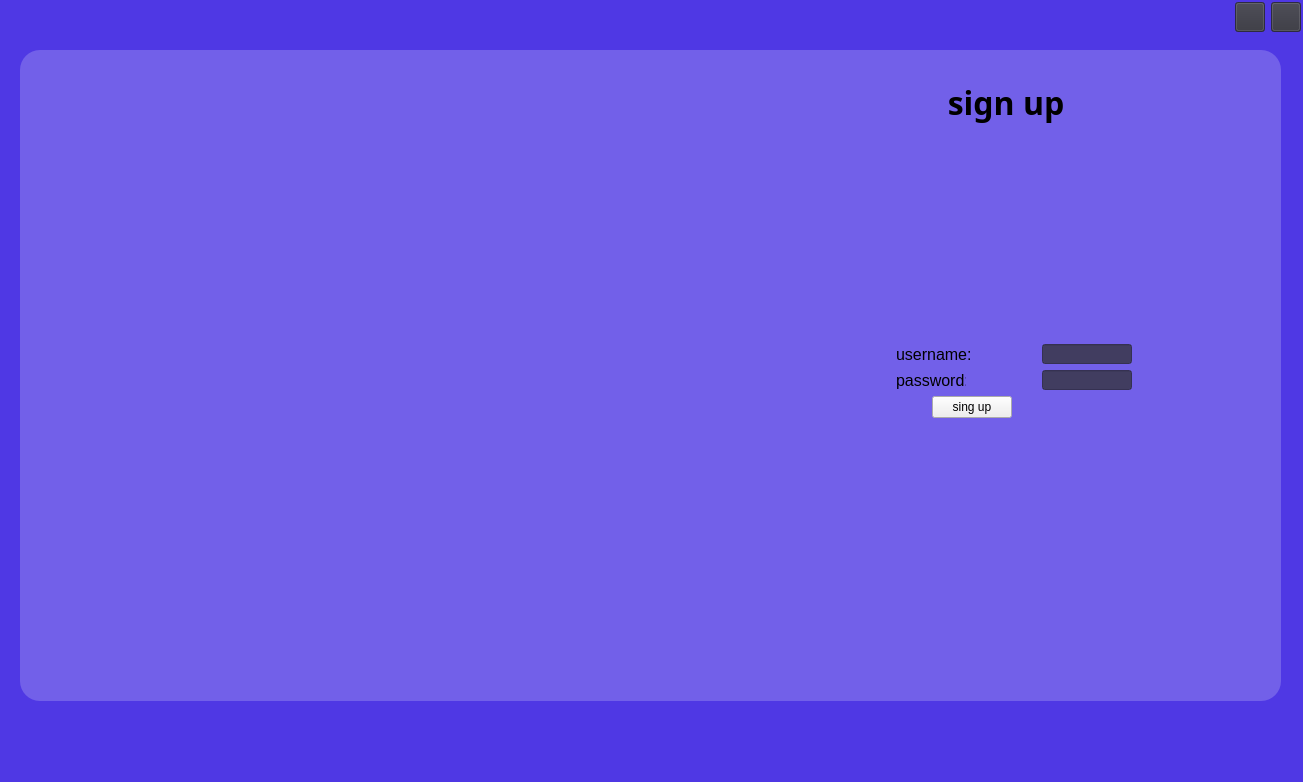
<?xml version="1.0" encoding="UTF-8"?>
<ui version="4.0">
 <class>Form2</class>
 <widget class="QWidget" name="Form2">
  <property name="geometry">
   <rect>
    <x>0</x>
    <y>0</y>
    <width>1303</width>
    <height>782</height>
   </rect>
  </property>
  <property name="windowTitle">
   <string>Form</string>
  </property>
  <property name="styleSheet">
   <string notr="true">#Form2
{
 background-color:#4f38e4;
}</string>
  </property>
  <widget class="QWidget" name="layoutWidget_2">
   <property name="geometry">
    <rect>
     <x>0</x>
     <y>0</y>
     <width>1301</width>
     <height>34</height>
    </rect>
   </property>
   <layout class="QVBoxLayout" name="verticalLayout">
    <property name="leftMargin">
     <number>0</number>
    </property>
    <property name="rightMargin">
     <number>0</number>
    </property>
    <item>
     <layout class="QHBoxLayout" name="horizontalLayout">
      <property name="topMargin">
       <number>0</number>
      </property>
      <item>
       <spacer name="horizontalSpacer">
        <property name="orientation">
         <enum>Qt::Horizontal</enum>
        </property>
        <property name="sizeHint" stdset="0">
         <size>
          <width>40</width>
          <height>20</height>
         </size>
        </property>
       </spacer>
      </item>
      <item>
       <widget class="QPushButton" name="pushButton_2">
        <property name="minimumSize">
         <size>
          <width>30</width>
          <height>30</height>
         </size>
        </property>
        <property name="maximumSize">
         <size>
          <width>30</width>
          <height>30</height>
         </size>
        </property>
        <property name="styleSheet">
         <string notr="true"> background-color: rgba(52, 52, 61, 0.8);</string>
        </property>
        <property name="text">
         <string/>
        </property>
        <property name="icon">
         <iconset resource="sources3.qrc">
          <normaloff>:/icon3/minimize-icon-23799.png</normaloff>:/icon3/minimize-icon-23799.png</iconset>
        </property>
       </widget>
      </item>
      <item>
       <widget class="QPushButton" name="pushButton">
        <property name="maximumSize">
         <size>
          <width>30</width>
          <height>30</height>
         </size>
        </property>
        <property name="styleSheet">
         <string notr="true">#pushButton
{
 background-color: rgba(52, 52, 61, 0.8);
}
#pushButton:hover
{
background-color:red;
}</string>
        </property>
        <property name="text">
         <string/>
        </property>
        <property name="icon">
         <iconset resource="sources2.qrc">
          <normaloff>:/icons/close-icon.png</normaloff>:/icons/close-icon.png</iconset>
        </property>
       </widget>
      </item>
     </layout>
    </item>
   </layout>
  </widget>
  <widget class="QLabel" name="label_5">
   <property name="geometry">
    <rect>
     <x>20</x>
     <y>50</y>
     <width>1261</width>
     <height>651</height>
    </rect>
   </property>
   <property name="styleSheet">
    <string notr="true">#label_5
{
 background-color:rgba(255,255,255,0.2);
 border-image: url(:/image3/2.png);
 border-radius: 20px;

}
</string>
   </property>
   <property name="text">
    <string/>
   </property>
  </widget>
  <widget class="QWidget" name="layoutWidget">
   <property name="geometry">
    <rect>
     <x>700</x>
     <y>80</y>
     <width>543</width>
     <height>551</height>
    </rect>
   </property>
   <layout class="QVBoxLayout" name="verticalLayout_3">
    <item>
     <layout class="QHBoxLayout" name="horizontalLayout_3">
      <property name="leftMargin">
       <number>0</number>
      </property>
      <property name="rightMargin">
       <number>0</number>
      </property>
      <item>
       <spacer name="horizontalSpacer_4">
        <property name="orientation">
         <enum>Qt::Horizontal</enum>
        </property>
        <property name="sizeType">
         <enum>QSizePolicy::Fixed</enum>
        </property>
        <property name="sizeHint" stdset="0">
         <size>
          <width>40</width>
          <height>20</height>
         </size>
        </property>
       </spacer>
      </item>
      <item>
       <layout class="QVBoxLayout" name="verticalLayout_2">
        <property name="leftMargin">
         <number>0</number>
        </property>
        <property name="rightMargin">
         <number>0</number>
        </property>
        <item>
         <widget class="QLabel" name="label_6">
          <property name="font">
           <font>
            <family>Nazanin</family>
            <pointsize>24</pointsize>
            <weight>75</weight>
            <bold>true</bold>
           </font>
          </property>
          <property name="styleSheet">
           <string notr="true">color:black;</string>
          </property>
          <property name="text">
           <string>                         sign up </string>
          </property>
         </widget>
        </item>
        <item>
         <spacer name="verticalSpacer_2">
          <property name="orientation">
           <enum>Qt::Vertical</enum>
          </property>
          <property name="sizeHint" stdset="0">
           <size>
            <width>20</width>
            <height>40</height>
           </size>
          </property>
         </spacer>
        </item>
        <item>
         <layout class="QHBoxLayout" name="horizontalLayout_4">
          <property name="leftMargin">
           <number>0</number>
          </property>
          <property name="topMargin">
           <number>0</number>
          </property>
          <property name="rightMargin">
           <number>0</number>
          </property>
          <item>
           <spacer name="horizontalSpacer_8">
            <property name="orientation">
             <enum>Qt::Horizontal</enum>
            </property>
            <property name="sizeType">
             <enum>QSizePolicy::Fixed</enum>
            </property>
            <property name="sizeHint" stdset="0">
             <size>
              <width>20</width>
              <height>20</height>
             </size>
            </property>
           </spacer>
          </item>
          <item>
           <widget class="QLabel" name="label">
            <property name="maximumSize">
             <size>
              <width>30</width>
              <height>16777215</height>
             </size>
            </property>
            <property name="styleSheet">
             <string notr="true">#label
{
border-image: url(:/icon3/icon_password.png);
}</string>
            </property>
            <property name="text">
             <string/>
            </property>
           </widget>
          </item>
          <item>
           <widget class="QLabel" name="label_2">
            <property name="maximumSize">
             <size>
              <width>80</width>
              <height>20</height>
             </size>
            </property>
            <property name="font">
             <font>
              <pointsize>12</pointsize>
             </font>
            </property>
            <property name="text">
             <string>username:</string>
            </property>
           </widget>
          </item>
          <item>
           <spacer name="horizontalSpacer_6">
            <property name="orientation">
             <enum>Qt::Horizontal</enum>
            </property>
            <property name="sizeType">
             <enum>QSizePolicy::Fixed</enum>
            </property>
            <property name="sizeHint" stdset="0">
             <size>
              <width>10</width>
              <height>20</height>
             </size>
            </property>
           </spacer>
          </item>
          <item>
           <widget class="QLineEdit" name="username1">
            <property name="minimumSize">
             <size>
              <width>90</width>
              <height>0</height>
             </size>
            </property>
            <property name="maximumSize">
             <size>
              <width>90</width>
              <height>20</height>
             </size>
            </property>
            <property name="styleSheet">
             <string notr="true"> background-color: rgba(52, 52, 61, 0.8);
color:white;</string>
            </property>
           </widget>
          </item>
          <item>
           <spacer name="horizontalSpacer_7">
            <property name="orientation">
             <enum>Qt::Horizontal</enum>
            </property>
            <property name="sizeType">
             <enum>QSizePolicy::Fixed</enum>
            </property>
            <property name="sizeHint" stdset="0">
             <size>
              <width>20</width>
              <height>20</height>
             </size>
            </property>
           </spacer>
          </item>
         </layout>
        </item>
        <item>
         <layout class="QHBoxLayout" name="horizontalLayout_5">
          <property name="leftMargin">
           <number>0</number>
          </property>
          <property name="topMargin">
           <number>0</number>
          </property>
          <property name="rightMargin">
           <number>0</number>
          </property>
          <item>
           <spacer name="horizontalSpacer_9">
            <property name="orientation">
             <enum>Qt::Horizontal</enum>
            </property>
            <property name="sizeType">
             <enum>QSizePolicy::Fixed</enum>
            </property>
            <property name="sizeHint" stdset="0">
             <size>
              <width>20</width>
              <height>20</height>
             </size>
            </property>
           </spacer>
          </item>
          <item>
           <widget class="QLabel" name="label_4">
            <property name="maximumSize">
             <size>
              <width>30</width>
              <height>16777215</height>
             </size>
            </property>
            <property name="styleSheet">
             <string notr="true">#label_4
{
border-image: url(:/icon3/icon_username.png);
}
</string>
            </property>
            <property name="text">
             <string/>
            </property>
           </widget>
          </item>
          <item>
           <widget class="QLabel" name="label_3">
            <property name="maximumSize">
             <size>
              <width>70</width>
              <height>20</height>
             </size>
            </property>
            <property name="font">
             <font>
              <pointsize>12</pointsize>
              <weight>50</weight>
              <bold>false</bold>
             </font>
            </property>
            <property name="text">
             <string>password:</string>
            </property>
           </widget>
          </item>
          <item>
           <spacer name="horizontalSpacer_10">
            <property name="orientation">
             <enum>Qt::Horizontal</enum>
            </property>
            <property name="sizeType">
             <enum>QSizePolicy::Fixed</enum>
            </property>
            <property name="sizeHint" stdset="0">
             <size>
              <width>20</width>
              <height>20</height>
             </size>
            </property>
           </spacer>
          </item>
          <item>
           <widget class="QLineEdit" name="password1">
            <property name="minimumSize">
             <size>
              <width>90</width>
              <height>0</height>
             </size>
            </property>
            <property name="maximumSize">
             <size>
              <width>90</width>
              <height>20</height>
             </size>
            </property>
            <property name="styleSheet">
             <string notr="true"> background-color: rgba(52, 52, 61, 0.8);
color:white;</string>
            </property>
           </widget>
          </item>
          <item>
           <spacer name="horizontalSpacer_11">
            <property name="orientation">
             <enum>Qt::Horizontal</enum>
            </property>
            <property name="sizeType">
             <enum>QSizePolicy::Fixed</enum>
            </property>
            <property name="sizeHint" stdset="0">
             <size>
              <width>20</width>
              <height>20</height>
             </size>
            </property>
           </spacer>
          </item>
         </layout>
        </item>
        <item>
         <layout class="QHBoxLayout" name="horizontalLayout_7">
          <property name="topMargin">
           <number>0</number>
          </property>
          <item>
           <spacer name="horizontalSpacer_14">
            <property name="orientation">
             <enum>Qt::Horizontal</enum>
            </property>
            <property name="sizeHint" stdset="0">
             <size>
              <width>40</width>
              <height>20</height>
             </size>
            </property>
           </spacer>
          </item>
          <item>
           <widget class="QPushButton" name="pushButton_3">
            <property name="text">
             <string>sing up</string>
            </property>
           </widget>
          </item>
          <item>
           <spacer name="horizontalSpacer_15">
            <property name="orientation">
             <enum>Qt::Horizontal</enum>
            </property>
            <property name="sizeHint" stdset="0">
             <size>
              <width>40</width>
              <height>20</height>
             </size>
            </property>
           </spacer>
          </item>
         </layout>
        </item>
        <item>
         <spacer name="verticalSpacer">
          <property name="orientation">
           <enum>Qt::Vertical</enum>
          </property>
          <property name="sizeHint" stdset="0">
           <size>
            <width>20</width>
            <height>40</height>
           </size>
          </property>
         </spacer>
        </item>
       </layout>
      </item>
      <item>
       <spacer name="horizontalSpacer_5">
        <property name="orientation">
         <enum>Qt::Horizontal</enum>
        </property>
        <property name="sizeType">
         <enum>QSizePolicy::Fixed</enum>
        </property>
        <property name="sizeHint" stdset="0">
         <size>
          <width>40</width>
          <height>20</height>
         </size>
        </property>
       </spacer>
      </item>
     </layout>
    </item>
   </layout>
  </widget>
 </widget>
 <resources>
  <include location="sources3.qrc"/>
  <include location="sources2.qrc"/>
 </resources>
 <connections/>
</ui>
